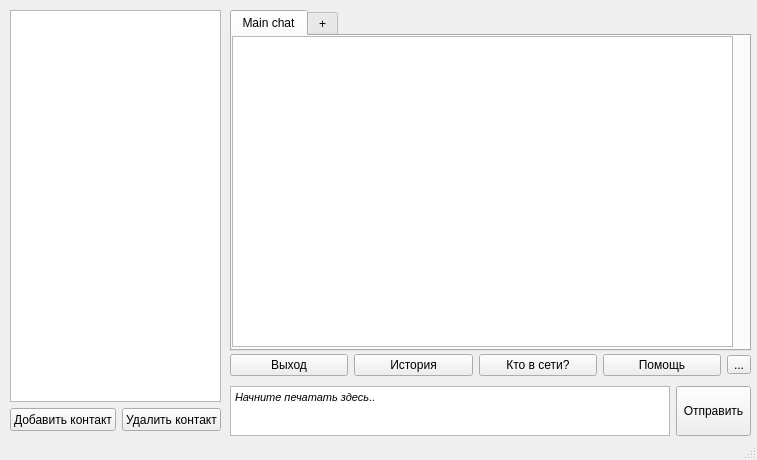
<?xml version="1.0" encoding="UTF-8"?>
<ui version="4.0">
 <class>MainWindow</class>
 <widget class="QMainWindow" name="MainWindow">
  <property name="geometry">
   <rect>
    <x>0</x>
    <y>0</y>
    <width>757</width>
    <height>460</height>
   </rect>
  </property>
  <property name="windowTitle">
   <string>Python Chat v0.1</string>
  </property>
  <widget class="QWidget" name="centralwidget">
   <widget class="QWidget" name="layoutWidget">
    <property name="geometry">
     <rect>
      <x>0</x>
      <y>0</y>
      <width>2</width>
      <height>2</height>
     </rect>
    </property>
    <layout class="QHBoxLayout" name="horizontalLayout"/>
   </widget>
   <widget class="QWidget" name="layoutWidget">
    <property name="geometry">
     <rect>
      <x>230</x>
      <y>350</y>
      <width>521</width>
      <height>91</height>
     </rect>
    </property>
    <layout class="QVBoxLayout" name="verticalLayout_2">
     <item>
      <layout class="QHBoxLayout" name="horizontalLayout_3">
       <item>
        <widget class="QPushButton" name="ExitButton">
         <property name="maximumSize">
          <size>
           <width>16777215</width>
           <height>23</height>
          </size>
         </property>
         <property name="text">
          <string>Выход</string>
         </property>
        </widget>
       </item>
       <item>
        <widget class="QPushButton" name="HistButton">
         <property name="maximumSize">
          <size>
           <width>16777215</width>
           <height>23</height>
          </size>
         </property>
         <property name="text">
          <string>История</string>
         </property>
        </widget>
       </item>
       <item>
        <widget class="QPushButton" name="WhoButton">
         <property name="maximumSize">
          <size>
           <width>16777215</width>
           <height>23</height>
          </size>
         </property>
         <property name="text">
          <string>Кто в сети?</string>
         </property>
        </widget>
       </item>
       <item>
        <widget class="QPushButton" name="HelpButton">
         <property name="maximumSize">
          <size>
           <width>16777215</width>
           <height>23</height>
          </size>
         </property>
         <property name="text">
          <string>Помощь</string>
         </property>
        </widget>
       </item>
       <item>
        <widget class="QToolButton" name="SettingsButton">
         <property name="maximumSize">
          <size>
           <width>16777215</width>
           <height>19</height>
          </size>
         </property>
         <property name="toolTip">
          <string extracomment="Settings"/>
         </property>
         <property name="text">
          <string>...</string>
         </property>
        </widget>
       </item>
      </layout>
     </item>
     <item>
      <layout class="QHBoxLayout" name="horizontalLayout_4">
       <item>
        <widget class="QTextEdit" name="textBox">
         <property name="minimumSize">
          <size>
           <width>250</width>
           <height>30</height>
          </size>
         </property>
         <property name="maximumSize">
          <size>
           <width>16777215</width>
           <height>50</height>
          </size>
         </property>
         <property name="autoFillBackground">
          <bool>false</bool>
         </property>
         <property name="html">
          <string>&lt;!DOCTYPE HTML PUBLIC &quot;-//W3C//DTD HTML 4.0//EN&quot; &quot;http://www.w3.org/TR/REC-html40/strict.dtd&quot;&gt;
&lt;html&gt;&lt;head&gt;&lt;meta name=&quot;qrichtext&quot; content=&quot;1&quot; /&gt;&lt;style type=&quot;text/css&quot;&gt;
p, li { white-space: pre-wrap; }
&lt;/style&gt;&lt;/head&gt;&lt;body style=&quot; font-family:'MS Shell Dlg 2'; font-size:8.25pt; font-weight:400; font-style:normal;&quot;&gt;
&lt;p style=&quot; margin-top:0px; margin-bottom:0px; margin-left:0px; margin-right:0px; -qt-block-indent:0; text-indent:0px;&quot;&gt;&lt;span style=&quot; font-style:italic;&quot;&gt;Начните печатать здесь..&lt;/span&gt;&lt;/p&gt;&lt;/body&gt;&lt;/html&gt;</string>
         </property>
         <property name="overwriteMode">
          <bool>true</bool>
         </property>
        </widget>
       </item>
       <item>
        <widget class="QPushButton" name="SendButton">
         <property name="enabled">
          <bool>true</bool>
         </property>
         <property name="sizePolicy">
          <sizepolicy hsizetype="Maximum" vsizetype="MinimumExpanding">
           <horstretch>0</horstretch>
           <verstretch>0</verstretch>
          </sizepolicy>
         </property>
         <property name="minimumSize">
          <size>
           <width>30</width>
           <height>30</height>
          </size>
         </property>
         <property name="maximumSize">
          <size>
           <width>75</width>
           <height>50</height>
          </size>
         </property>
         <property name="text">
          <string>Отправить</string>
         </property>
        </widget>
       </item>
      </layout>
     </item>
    </layout>
   </widget>
   <widget class="QWidget" name="layoutWidget">
    <property name="geometry">
     <rect>
      <x>230</x>
      <y>10</y>
      <width>521</width>
      <height>341</height>
     </rect>
    </property>
    <layout class="QHBoxLayout" name="horizontalLayout_5">
     <item>
      <widget class="QTabWidget" name="tabWidget">
       <property name="currentIndex">
        <number>0</number>
       </property>
       <widget class="QWidget" name="MainTab">
        <attribute name="title">
         <string>Main chat</string>
        </attribute>
        <widget class="QListView" name="ChatMessList">
         <property name="geometry">
          <rect>
           <x>0</x>
           <y>0</y>
           <width>501</width>
           <height>311</height>
          </rect>
         </property>
        </widget>
       </widget>
       <widget class="QWidget" name="plusTab">
        <attribute name="title">
         <string>+</string>
        </attribute>
       </widget>
      </widget>
     </item>
    </layout>
   </widget>
   <widget class="QWidget" name="layoutWidget">
    <property name="geometry">
     <rect>
      <x>10</x>
      <y>10</y>
      <width>211</width>
      <height>421</height>
     </rect>
    </property>
    <layout class="QVBoxLayout" name="verticalLayout">
     <item>
      <widget class="QTableWidget" name="UserList">
       <property name="minimumSize">
        <size>
         <width>150</width>
         <height>200</height>
        </size>
       </property>
       <property name="autoScroll">
        <bool>false</bool>
       </property>
      </widget>
     </item>
     <item>
      <layout class="QHBoxLayout" name="horizontalLayout_2">
       <item>
        <widget class="QPushButton" name="Add_user_button">
         <property name="minimumSize">
          <size>
           <width>75</width>
           <height>23</height>
          </size>
         </property>
         <property name="maximumSize">
          <size>
           <width>16777215</width>
           <height>23</height>
          </size>
         </property>
         <property name="text">
          <string>Добавить контакт</string>
         </property>
        </widget>
       </item>
       <item>
        <widget class="QPushButton" name="Del_user_button">
         <property name="minimumSize">
          <size>
           <width>75</width>
           <height>23</height>
          </size>
         </property>
         <property name="maximumSize">
          <size>
           <width>16777215</width>
           <height>23</height>
          </size>
         </property>
         <property name="text">
          <string>Удалить контакт</string>
         </property>
        </widget>
       </item>
      </layout>
     </item>
    </layout>
   </widget>
  </widget>
  <widget class="QStatusBar" name="statusbar">
   <property name="enabled">
    <bool>true</bool>
   </property>
   <property name="autoFillBackground">
    <bool>false</bool>
   </property>
  </widget>
 </widget>
 <resources/>
 <connections/>
</ui>
